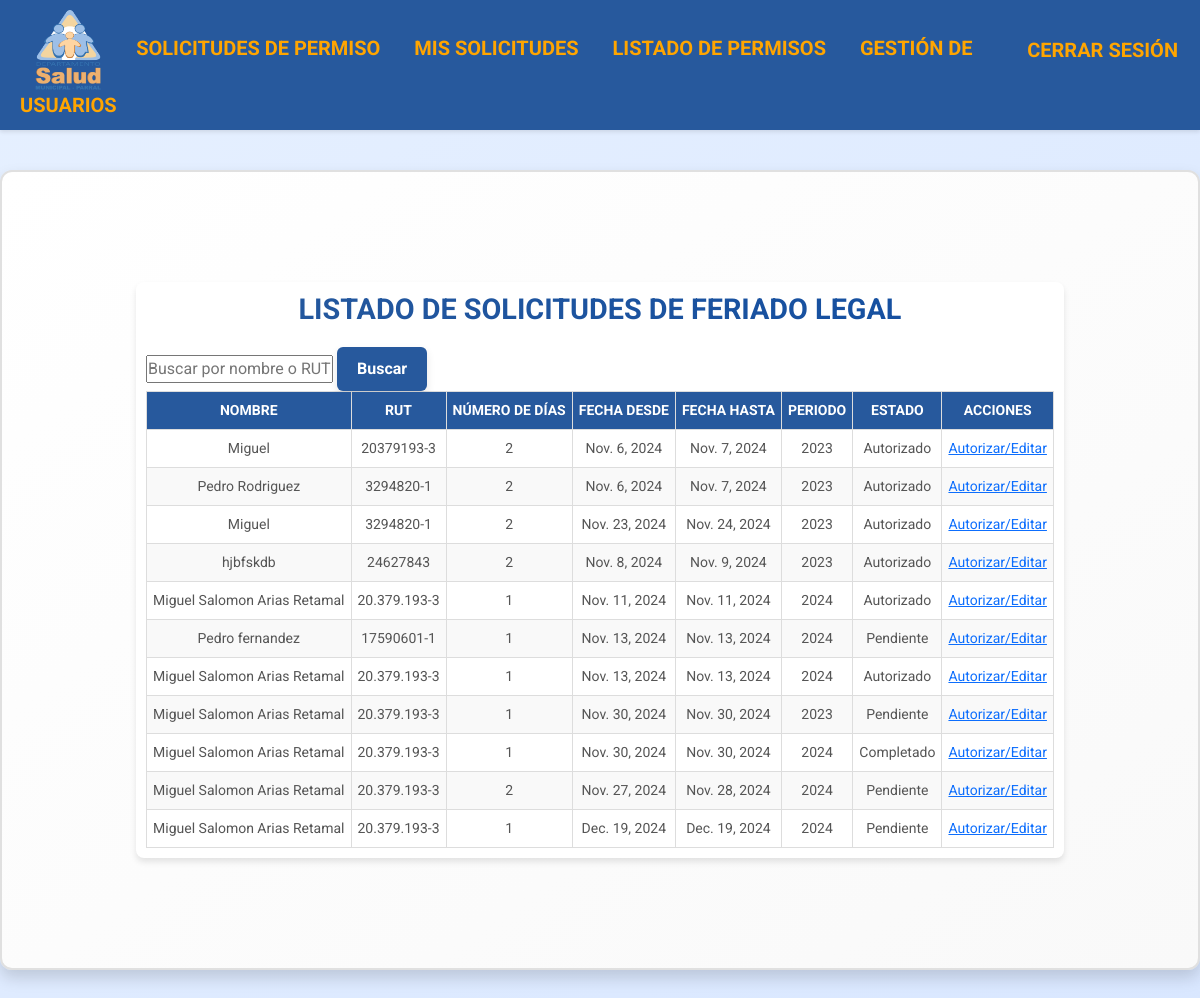
The app's page /regular-permissions/ (signed in), older data.
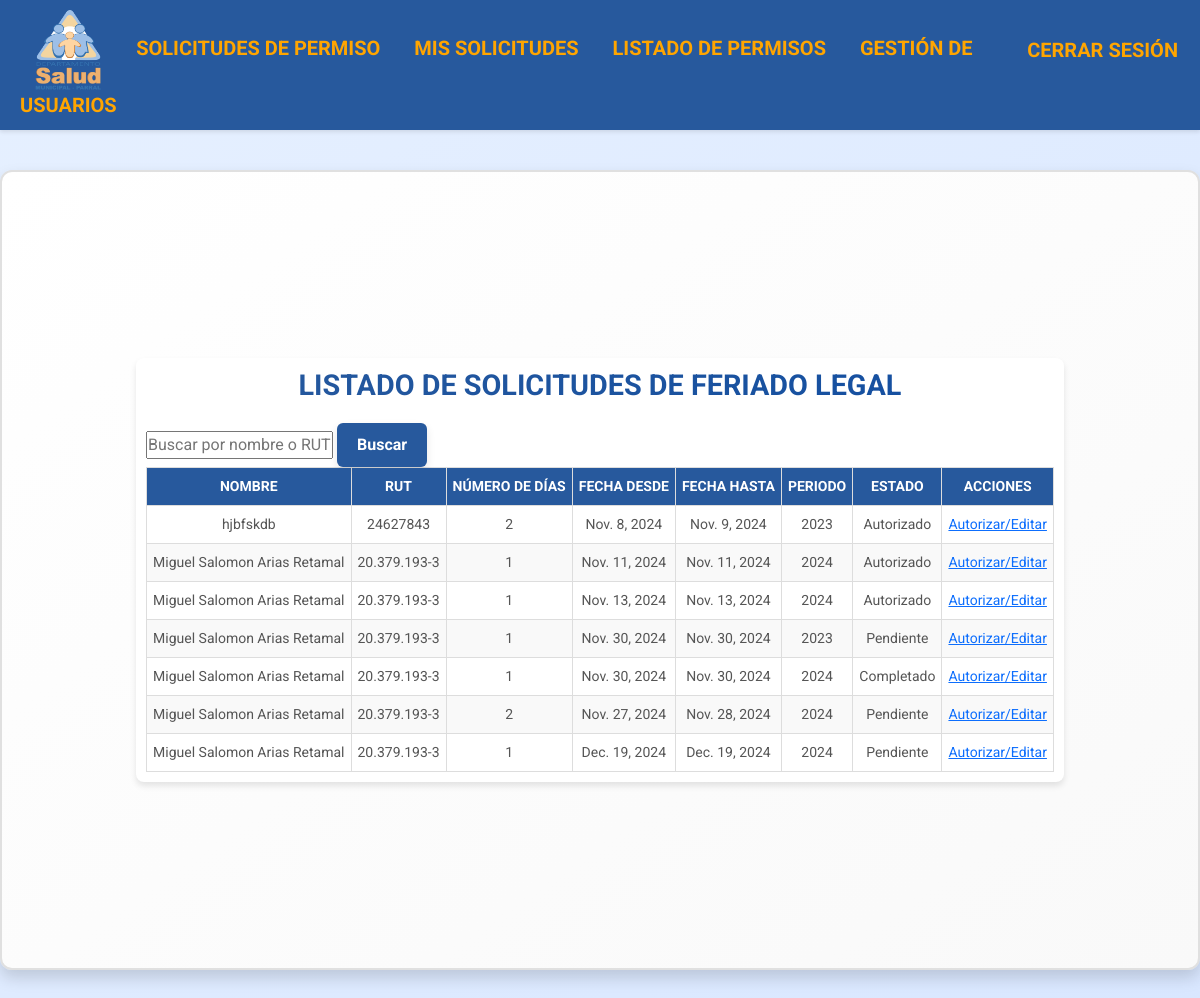
The same page, newer data.
### permisos/models.py (models this page shows, shortened)
class PermissionRequest(models.Model):
    ESTADO_CHOICES = [
        ('pendiente', 'Pendiente'),
        ('autorizado', 'Autorizado'),
        ('no_autorizado', 'No Autorizado'),
        ('completado', 'Completado'),
    ]
    user = models.ForeignKey(User, on_delete=models.CASCADE, related_name="permission_requests")
    full_name = models.CharField("Nombre completo", max_length=100)
    rut = models.CharField("RUT", max_length=12, validators=[validate_rut])
    position = models.CharField("Cargo", max_length=50, choices=UserProfile.CARGO_CHOICES)
    establishment = models.CharField("Establecimiento", max_length=100, choices=UserProfile.DEPARTAMENTO_CHOICES)
    request_type = models.CharField("Tipo de Solicitud", max_length=20, choices=[
        ('FERIADO', 'Solicitud de Feriado Legal'),
        ('ADMINISTRATIVO', 'Permiso Administrativo'),
        ('COMPENSACION', 'Compensación de Tiempo'),
    ], default='FERIADO')
    number_of_days = models.PositiveIntegerField("Número de días", blank=True, null=True)
    date_from = models.DateField("Fecha desde")
    date_to = models.DateField("Fecha hasta")
    period = models.CharField("Periodo", max_length=50, blank=True, null=True)
    autorizado = models.BooleanField("Autorizado", default=False)
    anticipado = models.BooleanField("Anticipado", default=False)
    postergado = models.BooleanField("Postergado", default=False)
    additional_date_from = models.DateField("Fecha adicional desde", null=True, blank=True)
    additional_date_to = models.DateField("Fecha adicional hasta", null=True, blank=True)
    firma_funcionario = models.FileField("Firma del funcionario", upload_to='firmas/', null=True, blank=True)
    estado = models.CharField("Estado", max_length=13, choices=ESTADO_CHOICES, default='pendiente')  # Incrementado a 13 caracteres
    approved_by = models.CharField("Aprobado por", max_length=100, blank=True, null=True)
    approver_signature = models.ImageField("Firma del aprobador", upload_to="firmas_aprobadores/", null=True, blank=True)
    created_at = models.DateTimeField("Fecha de creación", auto_now_add=True)
    updated_at = models.DateTimeField("Última actualización", auto_now=True)

### permisos/views.py (the view)
# urls.py: path('regular-permissions/', views.regular_permission_list, name='regular_permission_list'),  # Listado de solicitudes de feriado legal
@login_required
def regular_permission_list(request):
    query = request.GET.get("q", "")
    regular_permissions = PermissionRequest.objects.filter(
        Q(full_name__icontains=query) | Q(rut__icontains=query)
    )
    return render(
        request,
        "regular_permission_list.html",
        {"regular_permissions": regular_permissions, "query": query},
    )

### permisos/templates/regular_permission_list.html (shortened to what this page needs)
{% extends "base.html" %}
{% block content %}
<div class="table-container">
    <h2>Listado de Solicitudes de Feriado Legal</h2>
    <form method="GET" action="{% url 'regular_permission_list' %}" class="search-form">
        <input type="text" name="q" value="{{ query }}" placeholder="Buscar por nombre o RUT">
        <button type="submit">Buscar</button>
    </form>
    <table>
        <thead>
            <tr>
                <th>Nombre</th>
                <th>RUT</th>
                <th>Número de Días</th>
                <th>Fecha Desde</th>
                <th>Fecha Hasta</th>
                <th>Periodo</th>
                <th>Estado</th>
                <th>Acciones</th>
            </tr>
        </thead>
        <tbody>
            {% for permission in regular_permissions %}
            <tr>
                <td>{{ permission.full_name }}</td>
                <td>{{ permission.rut }}</td>
                <td>{{ permission.number_of_days }}</td>
                <td>{{ permission.date_from }}</td>
                <td>{{ permission.date_to }}</td>
                <td>{{ permission.period }}</td>
                <td>{{ permission.estado|title }}</td>
                <td>
                    <a href="{% url 'regular_permission_detail' permission.id %}">Autorizar/Editar</a>
                </td>
            </tr>
            {% empty %}
            <tr>
                <td colspan="8">No se encontraron solicitudes de permisos.</td>
            </tr>
            {% endfor %}
        </tbody>
    </table>
</div>
{% endblock %}

Row changes from the older to the newer data that the page shows:
removed PermissionRequest: full_name "Miguel", rut "20379193-3", number_of_days "2", date_from "Nov. 6, 2024", date_to "Nov. 7, 2024", period "2023", estado "Autorizado"
removed PermissionRequest: full_name "Pedro Rodriguez", rut "3294820-1", number_of_days "2", date_from "Nov. 6, 2024", date_to "Nov. 7, 2024", period "2023", estado "Autorizado"
removed PermissionRequest: full_name "Miguel", rut "3294820-1", number_of_days "2", date_from "Nov. 23, 2024", date_to "Nov. 24, 2024", period "2023", estado "Autorizado"
removed PermissionRequest: full_name "Pedro fernandez", rut "17590601-1", number_of_days "1", date_from "Nov. 13, 2024", date_to "Nov. 13, 2024", period "2024", estado "Pendiente"
